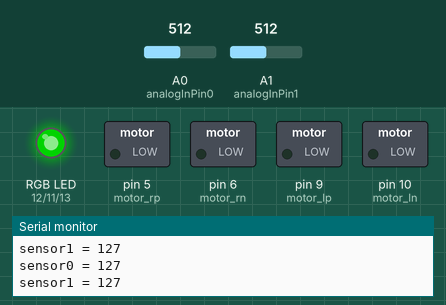
Simulated run of this sketch. Board: Arduino Uno, built with avr-gcc and run on an emulated ATmega328P. Parts: switched loads named in the sketch (green lamp = pin HIGH), an RGB LED mixed from three pins (HIGH = lit), the last lines printed to the serial monitor. Inputs (shaded band) come from the test bench; at power-on: A0 (analogInPin0) = 512, A1 (analogInPin1) = 512. Dim RGB values are drawn brighter than linear.

Above: at 4.8 s.
4.9 s: A0 (analogInPin0) set to 527
At 5.8 s:
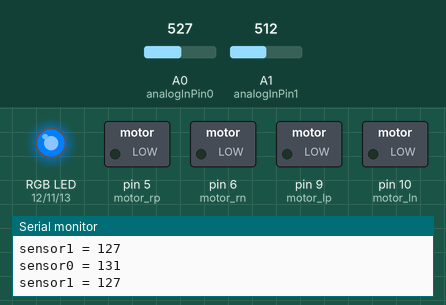
6.4 s: A1 (analogInPin1) set to 419
At 6.8 s:
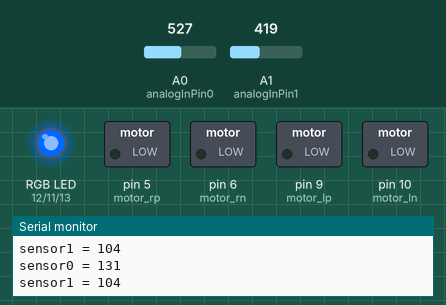
9.4 s: A1 (analogInPin1) set to 386
At 10.0 s:
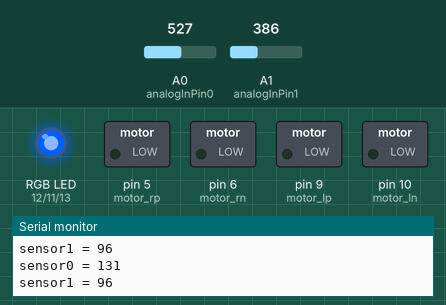
10.9 s: A1 (analogInPin1) set to 122
At 11.6 s:
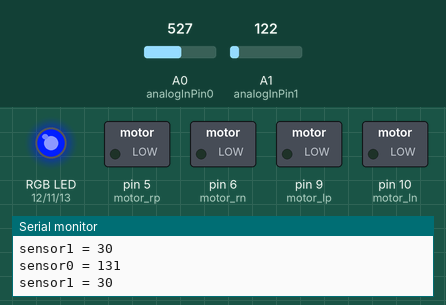
12.4 s: A1 (analogInPin1) set to 716
At 13.0 s:
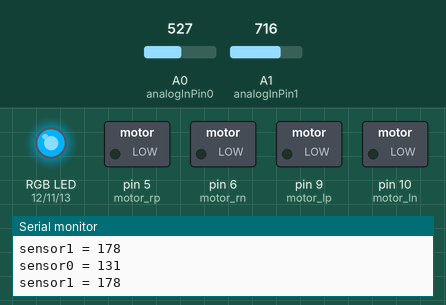
13.9 s: A0 (analogInPin0) set to 306
At 15.2 s:
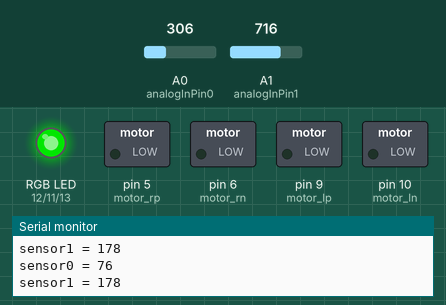
Timing chart, 0 to 16.4 s (numbered marks = the images above; inputs shaded):
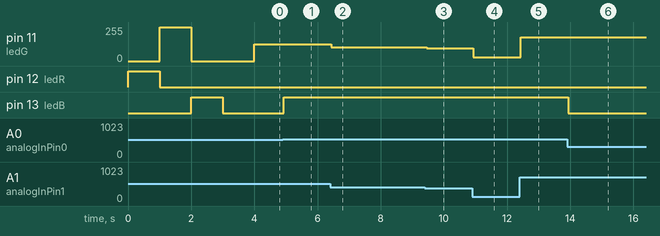

The sketch:

test_board_program.ino
```cpp
/*
Y no tengo internet.
*/

const int analogInPin0 = A0;  // Analog input pin that the potentiometer is attached to
const int analogInPin1 = A1;  // Analog input pin that the potentiometer is attached to
const int ledR = 12;
const int ledG = 11;
const int ledB = 13;
const int motor_rp = 5;
const int motor_rn = 6;
const int motor_lp = 9;
const int motor_ln = 10;
int outputValue0 = 0;
int outputValue1 = 0;
int ir_times, IR_times = 2000;

void setup() {
  // initialize serial communications at 9600 bps:
  Serial.begin(9600);
  pinMode(ledG, OUTPUT);
  pinMode(ledR, OUTPUT);
  pinMode(ledB, OUTPUT);
  pinMode(motor_rp, OUTPUT);
  pinMode(motor_rn, OUTPUT);
  pinMode(motor_lp, OUTPUT);
  pinMode(motor_ln, OUTPUT);
}

void loop() {
  led_test();
  ir_times=IR_times;
  //while(ir_times>0){
  while(1){
    ir_test();
    //ir_times--;
  }

  motor_test();
  delay(1000);
  motors_stop();
}

void led_test(){
  digitalWrite(ledR,HIGH);
  delay(1000);
  digitalWrite(ledR,LOW);
  digitalWrite(ledG,HIGH);
  delay(1000);
  digitalWrite(ledG,LOW);
  digitalWrite(ledB,HIGH);
  delay(1000);
  digitalWrite(ledB,LOW);
  delay(1000);
}


void ir_test(){
  // read the analog in value:
  outputValue0 = analogRead(analogInPin0);
  // map it to the range of the analog out:
  outputValue0 = map(outputValue0, 0, 1023, 0, 255);
  // read the analog in value:
  outputValue1 = analogRead(analogInPin1);
  // map it to the range of the analog out:
  outputValue1 = map(outputValue1, 0, 1023, 0, 255);
  // print the results to the serial monitor:
  Serial.print("sensor0 = " );
  Serial.println(outputValue0);
  Serial.print("sensor1 = " );
  Serial.println(outputValue1);
  analogWrite(ledG,outputValue1);
  analogWrite(ledB,outputValue0);

  // wait 2 milliseconds before the next loop
  // for the analog-to-digital converter to settle
  // after the last reading:
  delay(2);
}

void motor_test(){
 digitalWrite(motor_rp,LOW);
 analogWrite(motor_rn,20);
 delay(1000);
 analogWrite(motor_rn,40);
 delay(1000);
 analogWrite(motor_rn,100);
 delay(1000);
 analogWrite(motor_rn,200);
 delay(1000);
 motors_stop();
 digitalWrite(motor_rp,LOW);
 analogWrite(motor_rn,100);
 delay(2000);

 motors_stop();

 digitalWrite(motor_rp,HIGH);
 analogWrite(motor_rn,20);
 delay(1000);
 analogWrite(motor_rn,40);
 delay(1000);
 analogWrite(motor_rn,100);
 delay(1000);
 analogWrite(motor_rn,200);
 delay(1000);
 motors_stop();
 digitalWrite(motor_rp,HIGH);
 analogWrite(motor_rn,100);
 delay(2000);

 motors_stop();

 //sssssssssssssssss

 digitalWrite(motor_lp,LOW);
 analogWrite(motor_ln,20);
 delay(1000);
 analogWrite(motor_ln,40);
 delay(1000);
 analogWrite(motor_ln,100);
 delay(1000);
 analogWrite(motor_ln,200);
 delay(1000);
 motors_stop();
 digitalWrite(motor_lp,LOW);
 analogWrite(motor_ln,100);
 delay(2000);

 motors_stop();

 digitalWrite(motor_lp,HIGH);
 analogWrite(motor_ln,20);
 delay(1000);
 analogWrite(motor_ln,40);
 delay(1000);
 analogWrite(motor_ln,100);
 delay(1000);
 analogWrite(motor_ln,200);
 delay(1000);
 motors_stop();
 digitalWrite(motor_lp,HIGH);
 analogWrite(motor_ln,100);
 delay(2000);

 motors_stop();

 }

 void motors_stop(){
 digitalWrite(motor_rp,LOW);
 digitalWrite(motor_rn,LOW);
 digitalWrite(motor_lp,LOW);
 digitalWrite(motor_ln,LOW);
 }
```

Measured:
- the behaviour switches between 513 and 514 on A0 (analogInPin0) (found by bisection; images 0 and 1)
- after the input at 4.9 s, pin 13 (ledB): LOW → HIGH at once
- after the input at 6.4 s, pin 11 (ledG): 127/255 → 104/255 at once
- after the input at 9.4 s, pin 11 (ledG): 104/255 → 96/255 after 0.05 s
- after the input at 10.9 s, pin 11 (ledG): 96/255 → 30/255 at once
- after the input at 12.4 s, pin 11 (ledG): 30/255 → 178/255 at once
- after the input at 13.9 s, pin 13 (ledB): HIGH → LOW at once
